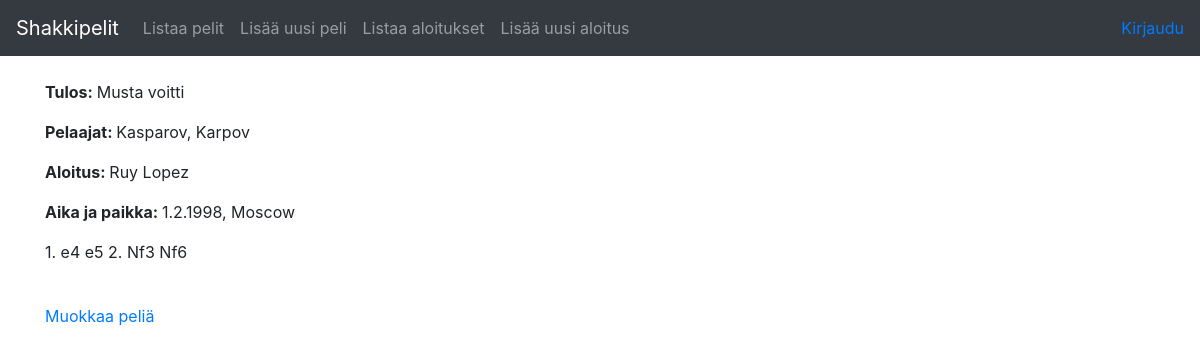
The app's page /games/2/view with its own data.
### app/games/models.py (models this page shows, shortened)
class Game(db.Model):
    id = db.Column(db.Integer, primary_key=True)
    date_created = db.Column(db.DateTime, default=db.func.current_timestamp())
    date_modified = db.Column(db.DateTime, default=db.func.current_timestamp(),
    onupdate=db.func.current_timestamp())
    white_player = db.Column(db.String(144), nullable=False)
    black_player = db.Column(db.String(144), nullable=False)
    game_date = db.Column(db.String(144), nullable=False)
    game_location = db.Column(db.String(144), nullable=True)
    result = db.Column(db.Integer, nullable=True) # 1 for white, 0 for draw, -1 for black
    opening = db.Column(db.String(144), nullable=True)
    moves = db.Column(db.String(1000), nullable=True)
    account_id = db.Column(db.Integer, db.ForeignKey('account.id'), nullable=False)

### app/games/views.py (the view)
@app.route("/games/<game_id>/view")
def game_view(game_id):
    return render_template("games/view.html", game = Game.query.get(game_id))

### app/templates/games/view.html
{% extends "layout.html" %}
{% block body %}
  <p><b>Tulos: </b>{{ 'Valkoinen voitti' if game.result == 1 else 'Musta voitti' if game.result == -1 else 'Tasapeli' }}</p>
  <p><b>Pelaajat: </b>{{ game.white_player }}, {{ game.black_player }}</p>
  <p><b>Aloitus: </b>{{ game.opening }}</p>
  <p><b>Aika ja paikka: </b>{{ game.game_date }}, {{ game.game_location }}</p>
  <p>{{ game.moves }}</p>
  <br/>
  <a href="{{ url_for('game_edit_view', game_id=game.id) }}">Muokkaa peliä</a>
{% endblock %}

### records on screen
Game: result "Musta voitti", white_player "Kasparov", black_player "Karpov", opening "Ruy Lopez", game_date "1.2.1998", game_location "Moscow", moves "1. e4 e5 2. Nf3 Nf6"
